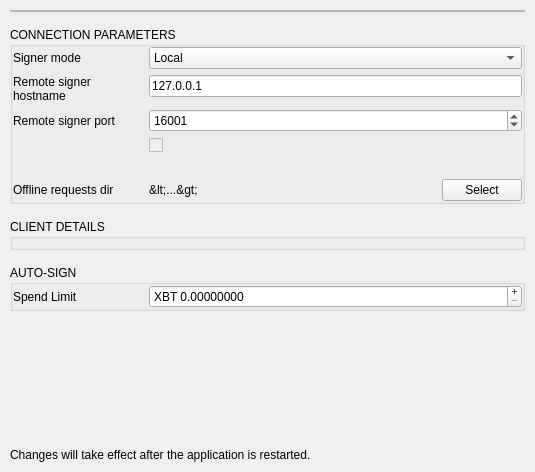
<?xml version="1.0" encoding="UTF-8"?>
<ui version="4.0">
 <class>SignerSettingsPage</class>
 <widget class="QWidget" name="SignerSettingsPage">
  <property name="geometry">
   <rect>
    <x>0</x>
    <y>0</y>
    <width>535</width>
    <height>472</height>
   </rect>
  </property>
  <property name="windowTitle">
   <string>Form</string>
  </property>
  <layout class="QVBoxLayout" name="verticalLayout">
   <property name="spacing">
    <number>15</number>
   </property>
   <property name="leftMargin">
    <number>10</number>
   </property>
   <property name="topMargin">
    <number>10</number>
   </property>
   <property name="rightMargin">
    <number>10</number>
   </property>
   <property name="bottomMargin">
    <number>10</number>
   </property>
   <item>
    <widget class="QFrame" name="restartNotificationFrame">
     <property name="sizePolicy">
      <sizepolicy hsizetype="Preferred" vsizetype="Fixed">
       <horstretch>0</horstretch>
       <verstretch>0</verstretch>
      </sizepolicy>
     </property>
     <property name="styleSheet">
      <string notr="true"/>
     </property>
     <property name="frameShape">
      <enum>QFrame::StyledPanel</enum>
     </property>
     <property name="frameShadow">
      <enum>QFrame::Raised</enum>
     </property>
     <property name="subtleLabel" stdset="0">
      <bool>false</bool>
     </property>
     <layout class="QVBoxLayout" name="verticalLayout_2">
      <property name="spacing">
       <number>0</number>
      </property>
      <property name="leftMargin">
       <number>0</number>
      </property>
      <property name="topMargin">
       <number>0</number>
      </property>
      <property name="rightMargin">
       <number>0</number>
      </property>
      <property name="bottomMargin">
       <number>0</number>
      </property>
     </layout>
    </widget>
   </item>
   <item>
    <widget class="QGroupBox" name="groupBox_2">
     <property name="title">
      <string>CONNECTION PARAMETERS</string>
     </property>
     <layout class="QVBoxLayout" name="verticalLayout_3">
      <property name="leftMargin">
       <number>0</number>
      </property>
      <property name="topMargin">
       <number>0</number>
      </property>
      <property name="rightMargin">
       <number>0</number>
      </property>
      <property name="bottomMargin">
       <number>0</number>
      </property>
      <item>
       <layout class="QFormLayout" name="formLayoutConnectionParams">
        <item row="0" column="0">
         <widget class="QLabel" name="labelMode">
          <property name="minimumSize">
           <size>
            <width>130</width>
            <height>0</height>
           </size>
          </property>
          <property name="maximumSize">
           <size>
            <width>130</width>
            <height>16777215</height>
           </size>
          </property>
          <property name="text">
           <string>Signer mode</string>
          </property>
         </widget>
        </item>
        <item row="0" column="1">
         <widget class="QComboBox" name="comboBoxRunMode">
          <property name="frame">
           <bool>true</bool>
          </property>
          <item>
           <property name="text">
            <string extracomment="Signer process is started automatically on local computer">Local</string>
           </property>
          </item>
          <item>
           <property name="text">
            <string extracomment="Signer process is started manually on local or remote computer">Remote</string>
           </property>
          </item>
          <item>
           <property name="text">
            <string extracomment="Signing works in manual mode via files">Offline</string>
           </property>
          </item>
         </widget>
        </item>
        <item row="1" column="0">
         <widget class="QLabel" name="labelHost">
          <property name="minimumSize">
           <size>
            <width>130</width>
            <height>0</height>
           </size>
          </property>
          <property name="maximumSize">
           <size>
            <width>130</width>
            <height>16777215</height>
           </size>
          </property>
          <property name="text">
           <string>Remote signer hostname</string>
          </property>
          <property name="wordWrap">
           <bool>true</bool>
          </property>
         </widget>
        </item>
        <item row="1" column="1">
         <widget class="QLineEdit" name="lineEditHost">
          <property name="text">
           <string>127.0.0.1</string>
          </property>
         </widget>
        </item>
        <item row="2" column="0">
         <widget class="QLabel" name="labelPort">
          <property name="minimumSize">
           <size>
            <width>130</width>
            <height>0</height>
           </size>
          </property>
          <property name="maximumSize">
           <size>
            <width>130</width>
            <height>16777215</height>
           </size>
          </property>
          <property name="text">
           <string>Remote signer port</string>
          </property>
          <property name="wordWrap">
           <bool>true</bool>
          </property>
         </widget>
        </item>
        <item row="2" column="1">
         <widget class="QSpinBox" name="spinBoxPort">
          <property name="maximum">
           <number>65535</number>
          </property>
          <property name="value">
           <number>16001</number>
          </property>
         </widget>
        </item>
        <item row="5" column="0">
         <widget class="QWidget" name="horizontalWidget_2" native="true">
          <property name="minimumSize">
           <size>
            <width>0</width>
            <height>0</height>
           </size>
          </property>
          <layout class="QHBoxLayout" name="horizontalLayout_7">
           <property name="spacing">
            <number>0</number>
           </property>
           <property name="leftMargin">
            <number>0</number>
           </property>
           <property name="topMargin">
            <number>0</number>
           </property>
           <property name="rightMargin">
            <number>0</number>
           </property>
           <property name="bottomMargin">
            <number>0</number>
           </property>
           <item>
            <widget class="QLabel" name="labelDirHint_5">
             <property name="sizePolicy">
              <sizepolicy hsizetype="Preferred" vsizetype="Preferred">
               <horstretch>0</horstretch>
               <verstretch>0</verstretch>
              </sizepolicy>
             </property>
             <property name="minimumSize">
              <size>
               <width>130</width>
               <height>0</height>
              </size>
             </property>
             <property name="maximumSize">
              <size>
               <width>130</width>
               <height>16777215</height>
              </size>
             </property>
             <property name="text">
              <string/>
             </property>
             <property name="wordWrap">
              <bool>true</bool>
             </property>
            </widget>
           </item>
          </layout>
         </widget>
        </item>
        <item row="7" column="0">
         <widget class="QWidget" name="horizontalWidget" native="true">
          <property name="minimumSize">
           <size>
            <width>0</width>
            <height>0</height>
           </size>
          </property>
          <layout class="QHBoxLayout" name="horizontalLayout">
           <property name="spacing">
            <number>0</number>
           </property>
           <property name="leftMargin">
            <number>0</number>
           </property>
           <property name="topMargin">
            <number>0</number>
           </property>
           <property name="rightMargin">
            <number>0</number>
           </property>
           <property name="bottomMargin">
            <number>0</number>
           </property>
           <item>
            <widget class="QLabel" name="labelDirHint">
             <property name="sizePolicy">
              <sizepolicy hsizetype="Preferred" vsizetype="Preferred">
               <horstretch>0</horstretch>
               <verstretch>0</verstretch>
              </sizepolicy>
             </property>
             <property name="minimumSize">
              <size>
               <width>130</width>
               <height>0</height>
              </size>
             </property>
             <property name="maximumSize">
              <size>
               <width>130</width>
               <height>16777215</height>
              </size>
             </property>
             <property name="text">
              <string>Offline requests dir</string>
             </property>
             <property name="wordWrap">
              <bool>true</bool>
             </property>
            </widget>
           </item>
          </layout>
         </widget>
        </item>
        <item row="7" column="1">
         <widget class="QWidget" name="widgetOfflineDir" native="true">
          <layout class="QHBoxLayout" name="layoutOfflineDir">
           <property name="spacing">
            <number>5</number>
           </property>
           <property name="leftMargin">
            <number>0</number>
           </property>
           <property name="topMargin">
            <number>0</number>
           </property>
           <property name="rightMargin">
            <number>0</number>
           </property>
           <property name="bottomMargin">
            <number>0</number>
           </property>
           <item>
            <widget class="QLabel" name="labelOfflineDir">
             <property name="sizePolicy">
              <sizepolicy hsizetype="Expanding" vsizetype="Preferred">
               <horstretch>0</horstretch>
               <verstretch>0</verstretch>
              </sizepolicy>
             </property>
             <property name="text">
              <string>&lt;...&gt;</string>
             </property>
             <property name="textFormat">
              <enum>Qt::PlainText</enum>
             </property>
             <property name="wordWrap">
              <bool>true</bool>
             </property>
             <property name="textInteractionFlags">
              <set>Qt::TextSelectableByKeyboard|Qt::TextSelectableByMouse</set>
             </property>
            </widget>
           </item>
           <item>
            <widget class="QPushButton" name="pushButtonOfflineDir">
             <property name="sizePolicy">
              <sizepolicy hsizetype="Minimum" vsizetype="Minimum">
               <horstretch>0</horstretch>
               <verstretch>0</verstretch>
              </sizepolicy>
             </property>
             <property name="text">
              <string>Select</string>
             </property>
            </widget>
           </item>
          </layout>
         </widget>
        </item>
        <item row="3" column="0">
         <widget class="QWidget" name="widgetTwoWayAuth" native="true">
          <property name="sizePolicy">
           <sizepolicy hsizetype="Preferred" vsizetype="Preferred">
            <horstretch>0</horstretch>
            <verstretch>0</verstretch>
           </sizepolicy>
          </property>
          <property name="minimumSize">
           <size>
            <width>0</width>
            <height>0</height>
           </size>
          </property>
          <layout class="QHBoxLayout" name="horizontalLayout_4">
           <property name="spacing">
            <number>3</number>
           </property>
           <property name="leftMargin">
            <number>0</number>
           </property>
           <property name="topMargin">
            <number>0</number>
           </property>
           <property name="rightMargin">
            <number>0</number>
           </property>
           <property name="bottomMargin">
            <number>0</number>
           </property>
          </layout>
         </widget>
        </item>
        <item row="3" column="1">
         <widget class="QCheckBox" name="checkBoxTwoWayAuth">
          <property name="enabled">
           <bool>false</bool>
          </property>
          <property name="text">
           <string/>
          </property>
         </widget>
        </item>
       </layout>
      </item>
     </layout>
    </widget>
   </item>
   <item>
    <widget class="QGroupBox" name="groupBox_3">
     <property name="title">
      <string>CLIENT DETAILS</string>
     </property>
     <layout class="QVBoxLayout" name="verticalLayout_5">
      <property name="leftMargin">
       <number>0</number>
      </property>
      <property name="topMargin">
       <number>0</number>
      </property>
      <property name="rightMargin">
       <number>0</number>
      </property>
      <property name="bottomMargin">
       <number>0</number>
      </property>
     </layout>
    </widget>
   </item>
   <item>
    <widget class="QGroupBox" name="groupBoxAutoSign">
     <property name="title">
      <string>AUTO-SIGN</string>
     </property>
     <layout class="QVBoxLayout" name="verticalLayout_4">
      <property name="leftMargin">
       <number>0</number>
      </property>
      <property name="topMargin">
       <number>0</number>
      </property>
      <property name="rightMargin">
       <number>0</number>
      </property>
      <property name="bottomMargin">
       <number>0</number>
      </property>
      <item>
       <layout class="QFormLayout" name="formLayout_2">
        <item row="0" column="0">
         <widget class="QLabel" name="labelAsSpendLimit">
          <property name="minimumSize">
           <size>
            <width>130</width>
            <height>0</height>
           </size>
          </property>
          <property name="maximumSize">
           <size>
            <width>130</width>
            <height>16777215</height>
           </size>
          </property>
          <property name="text">
           <string>Spend Limit</string>
          </property>
          <property name="wordWrap">
           <bool>true</bool>
          </property>
         </widget>
        </item>
        <item row="0" column="1">
         <widget class="QDoubleSpinBox" name="spinBoxAsSpendLimit">
          <property name="buttonSymbols">
           <enum>QAbstractSpinBox::PlusMinus</enum>
          </property>
          <property name="prefix">
           <string>XBT </string>
          </property>
          <property name="decimals">
           <number>8</number>
          </property>
          <property name="maximum">
           <double>1000.000000000000000</double>
          </property>
          <property name="singleStep">
           <double>0.001000000000000</double>
          </property>
         </widget>
        </item>
       </layout>
      </item>
     </layout>
    </widget>
   </item>
   <item>
    <spacer name="verticalSpacer">
     <property name="orientation">
      <enum>Qt::Vertical</enum>
     </property>
     <property name="sizeHint" stdset="0">
      <size>
       <width>20</width>
       <height>40</height>
      </size>
     </property>
    </spacer>
   </item>
   <item>
    <widget class="QLabel" name="label">
     <property name="sizePolicy">
      <sizepolicy hsizetype="Preferred" vsizetype="Fixed">
       <horstretch>0</horstretch>
       <verstretch>0</verstretch>
      </sizepolicy>
     </property>
     <property name="text">
      <string>Changes will take effect after the application is restarted. </string>
     </property>
     <property name="statusWarningLabel" stdset="0">
      <bool>true</bool>
     </property>
    </widget>
   </item>
  </layout>
 </widget>
 <resources/>
 <connections>
  <connection>
   <sender>lineEditHost</sender>
   <signal>textChanged(QString)</signal>
   <receiver>restartNotificationFrame</receiver>
   <slot>show()</slot>
   <hints>
    <hint type="sourcelabel">
     <x>295</x>
     <y>137</y>
    </hint>
    <hint type="destinationlabel">
     <x>693</x>
     <y>43</y>
    </hint>
   </hints>
  </connection>
  <connection>
   <sender>spinBoxPort</sender>
   <signal>valueChanged(int)</signal>
   <receiver>restartNotificationFrame</receiver>
   <slot>show()</slot>
   <hints>
    <hint type="sourcelabel">
     <x>177</x>
     <y>166</y>
    </hint>
    <hint type="destinationlabel">
     <x>600</x>
     <y>40</y>
    </hint>
   </hints>
  </connection>
 </connections>
</ui>
